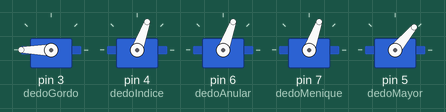
This sketch was run on a simulated Arduino Uno, built with avr-gcc and run on an emulated ATmega328P. Shown: 5 × servo.

Above: at 4.05 s.
Timing chart, 0 to 8.6 s (numbered marks = the images above):
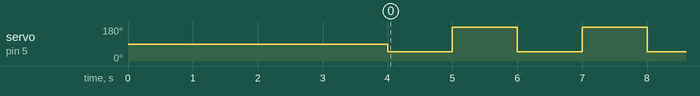

The sketch:

LevantaDedos.ino
```cpp
#include <Servo.h>
Servo dedoGordo;
Servo dedoIndice;
Servo dedoAnular;
Servo dedoMenique;
Servo dedoMayor;

void setup() {
  dedoGordo.attach(3);
  dedoIndice.attach(4);
  dedoAnular.attach(6);
  dedoMenique.attach(7);
  dedoMayor.attach(5);
  dedoGordo.write(180);
  delay(1000);
  dedoIndice.write(70);
  delay(1000);
  dedoAnular.write(70);
  delay(1000);
  dedoMenique.write(70);
  delay(1000);
}

void loop() {
  dedoMayor.write(50);
  delay(1000);
  dedoMayor.write(180);
  delay(1000);

}
```

Measured:
- by itself, servo on pin 5 (dedoMayor): alternates 180° for 1.0 s and 50° for 1.0 s
